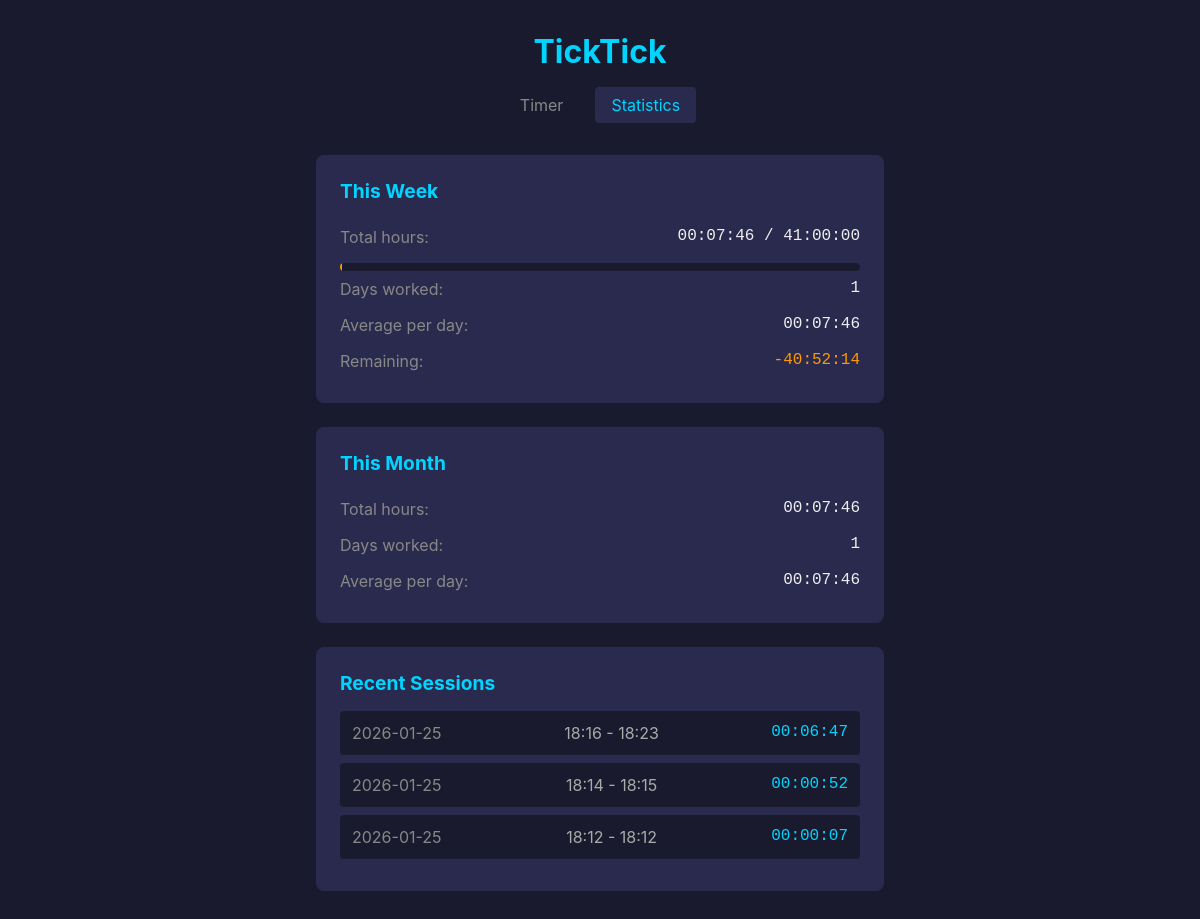
The app's page /statistics with its own data.
### app/models.py (models this page shows)
class WorkSession(Base):
    __tablename__ = "work_sessions"
    id: Mapped[int] = mapped_column(Integer, primary_key=True, autoincrement=True)
    date: Mapped[date] = mapped_column(Date, nullable=False)
    start_time: Mapped[datetime] = mapped_column(DateTime, nullable=False)
    end_time: Mapped[datetime | None] = mapped_column(DateTime, nullable=True)
    net_seconds: Mapped[int | None] = mapped_column(Integer, nullable=True)
    status: Mapped[str] = mapped_column(String(20), nullable=False, default="active")
    created_at: Mapped[datetime] = mapped_column(DateTime, default=datetime.now)
    updated_at: Mapped[datetime] = mapped_column(DateTime, default=datetime.now, onupdate=datetime.now)
    pause_periods: Mapped[list["PausePeriod"]] = relationship(
        "PausePeriod", back_populates="session", cascade="all, delete-orphan"
    )

### app/routers/pages.py (the view)
@router.get("/statistics", response_class=HTMLResponse)
async def statistics_page(request: Request, db: Session = Depends(get_db)):
    stats = statistics.get_statistics(db)
    return templates.TemplateResponse(
        "statistics.html",
        {"request": request, "active_page": "statistics", "stats": stats},
    )

### templates/statistics.html (shortened to what this page needs)
{% extends "base.html" %}
{% block content %}
<div class="stats-section">
    <h2>This Week</h2>
    <div class="stats-row">
        <span class="label">Total hours:</span>
        <span class="value">{{ stats.this_week.total_formatted }} / {{ stats.this_week.target_formatted }}</span>
    </div>
    <div class="progress-bar">
        {% set progress = (stats.this_week.total_seconds / stats.this_week.target_seconds * 100) if stats.this_week.target_seconds > 0 else 0 %}
    </div>
    <div class="stats-row">
        <span class="label">Days worked:</span>
        <span class="value">{{ stats.this_week.days_worked }}</span>
    </div>
    <div class="stats-row">
        <span class="label">Average per day:</span>
        <span class="value">{{ stats.this_week.avg_per_day_formatted }}</span>
    </div>
    <div class="stats-row {% if stats.this_week.overtime_seconds >= 0 %}positive{% else %}negative{% endif %}">
        <span class="label">{% if stats.this_week.overtime_seconds >= 0 %}Overtime:{% else %}Remaining:{% endif %}</span>
        <span class="value">{{ stats.this_week.overtime_formatted }}</span>
    </div>
</div>
<div class="stats-section">
    <h2>This Month</h2>
    <div class="stats-row">
        <span class="label">Total hours:</span>
        <span class="value">{{ stats.this_month.total_formatted }}</span>
    </div>
    <div class="stats-row">
        <span class="label">Days worked:</span>
        <span class="value">{{ stats.this_month.days_worked }}</span>
    </div>
    <div class="stats-row">
        <span class="label">Average per day:</span>
        <span class="value">{{ stats.this_month.avg_per_day_formatted }}</span>
    </div>
</div>
<div class="stats-section">
    <h2>Recent Sessions</h2>
    <div class="sessions-list">
        {% for session in stats.recent_sessions %}
        <div class="session-item">
            <span class="date">{{ session.date }}</span>
            <span class="times">{{ session.start_time }} - {{ session.end_time or '--:--' }}</span>
            <span class="duration">{{ session.net_work_formatted }}</span>
        </div>
        {% else %}
        <p style="color: #888; text-align: center; padding: 1rem;">No completed sessions yet.</p>
        {% endfor %}
    </div>
</div>
{% endblock %}

### templates/base.html (shortened to what this page needs)
<!DOCTYPE html>
<html lang="en">
<head>
    <link rel="stylesheet" href="/static/css/style.css">
</head>
<body>
    <div class="container">
        <header>
            <h1>TickTick</h1>
            <nav>
                <a href="/" class="{% if active_page == 'timer' %}active{% endif %}">Timer</a>
                <a href="/statistics" class="{% if active_page == 'statistics' %}active{% endif %}">Statistics</a>
            </nav>
        </header>
        <main>
            {% block content %}{% endblock %}
        </main>
    </div>
</body>
</html>

### static/css/style.css (style rules this page uses)
* { margin: 0; padding: 0; box-sizing: border-box; }
body { font-family: -apple-system, BlinkMacSystemFont, 'Segoe UI', Roboto, Oxygen, Ubuntu, sans-serif; background: #1a1a2e; color: #eee; min-height: 100vh; }
.container { max-width: 600px; margin: 0 auto; padding: 2rem 1rem; }
header { text-align: center; margin-bottom: 2rem; }
header h1 { font-size: 2rem; color: #00d4ff; margin-bottom: 1rem; }
nav { display: flex; justify-content: center; gap: 1rem; }
nav a { color: #888; text-decoration: none; padding: 0.5rem 1rem; border-radius: 4px; transition: all 0.2s; }
nav a.active { color: #00d4ff; background: #2a2a4e; }
.stats-section { background: #2a2a4e; border-radius: 8px; padding: 1.5rem; margin-bottom: 1.5rem; }
.stats-section h2 { font-size: 1.2rem; color: #00d4ff; margin-bottom: 1rem; }
.stats-row { display: flex; justify-content: space-between; padding: 0.5rem 0; }
.stats-row .label { color: #888; }
.stats-row .value { font-family: 'Courier New', monospace; }
.stats-row.negative { color: #ff9800; }
.sessions-list { max-height: 300px; overflow-y: auto; }
.session-item { display: flex; justify-content: space-between; padding: 0.75rem; background: #1a1a2e; border-radius: 4px; margin-bottom: 0.5rem; }
.session-item .date { color: #888; min-width: 100px; }
.session-item .times { color: #aaa; }
.session-item .duration { font-family: 'Courier New', monospace; color: #00d4ff; }
.progress-bar { background: #1a1a2e; border-radius: 4px; height: 8px; margin-top: 0.5rem; overflow: hidden; }

### records on screen
WorkSession: date "2026-01-25", start_time "18:16", end_time "18:23", net_work_formatted "00:06:47"
WorkSession: date "2026-01-25", start_time "18:14", end_time "18:15", net_work_formatted "00:00:52"
WorkSession: date "2026-01-25", start_time "18:12", end_time "18:12", net_work_formatted "00:00:07"

### other values on screen
{{ stats.this_week.total_formatted }} "00:07:46"
{{ stats.this_week.target_formatted }} "41:00:00"
{{ stats.this_week.days_worked }} "1"
{{ stats.this_week.avg_per_day_formatted }} "00:07:46"
{{ stats.this_week.overtime_formatted }} "-40:52:14"
{{ stats.this_month.total_formatted }} "00:07:46"
{{ stats.this_month.days_worked }} "1"
{{ stats.this_month.avg_per_day_formatted }} "00:07:46"
